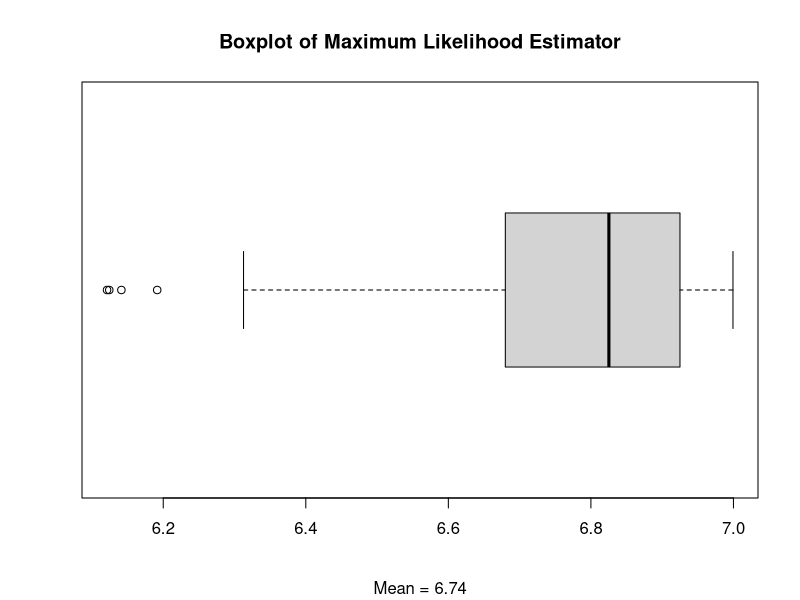
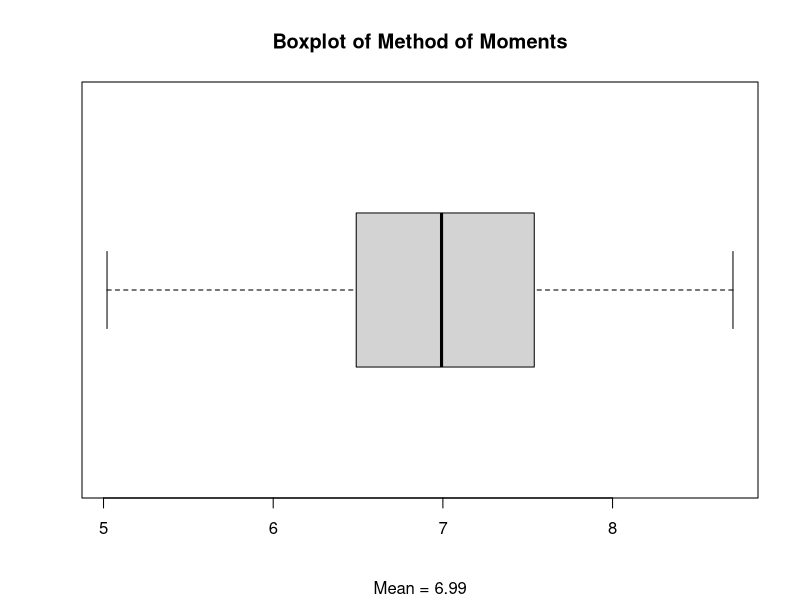
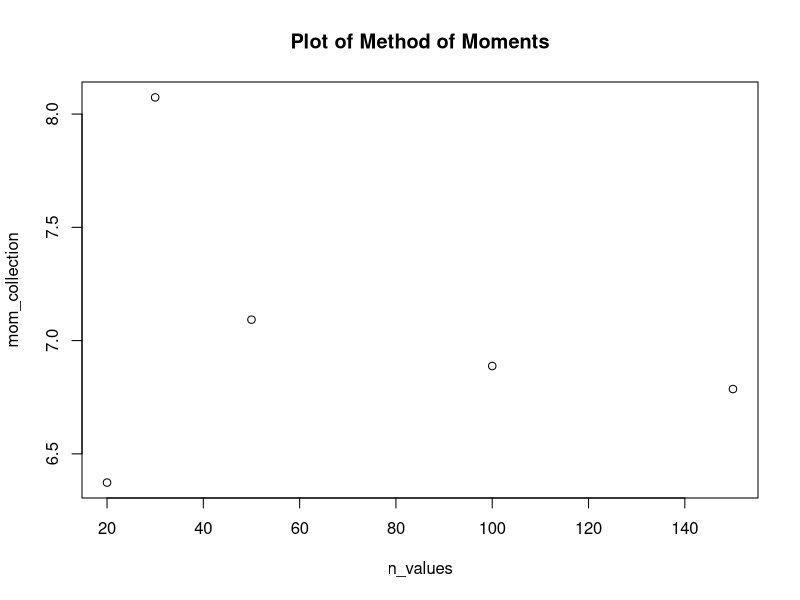
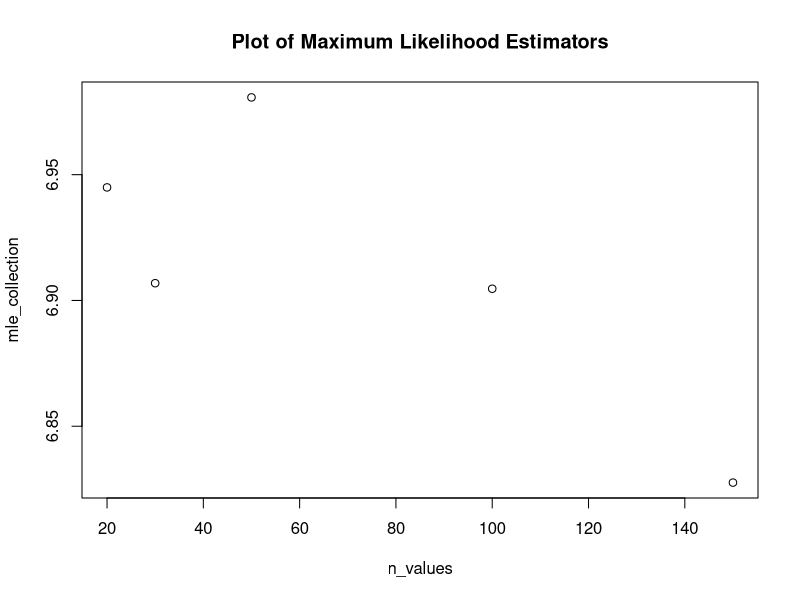

Here is the R script that generated these plots, in order:
## ---- chunk 1
x <- c(1.0, 2.4, 3.2, 1.3, 0.5, 3.2, 6.8)
mean(x)
var(x)
## ---- chunk 2
mle_collection <- c()
mom_collection <- c()
sample_sim <- function(size_of_sample, number_of_samples, show_plot) {
  mom = c()
  mle = c()
  
  for(i in 1:number_of_samples) {
    x = runif(size_of_sample, 0, 7)
    mle = c(mle, max(x))
    mom = c(mom, 2 * mean(x))
  }
  if(show_plot) {
    boxplot(mle, main="Boxplot of Maximum Likelihood Estimator", horizontal=TRUE, sub = "Mean = 6.74")
    boxplot(mom, main="Boxplot of Method of Moments", horizontal=TRUE, sub = "Mean = 6.99")
  }
  else {
    print("Maximum likelihood estimator")
    print(mle)
    print("Moment estimator")
    print(mom)
    mle_collection <<- c(mle_collection, mle)
    mom_collection <<- c(mom_collection, mom)
    #mle_collection = c(mle_collection, mle)
    #mom_collection = c(mom_collection, mom)
    #print(mom_collection)
  }
}
## ---- chunk 3
sample_sim(30, 100, TRUE)
## ---- chunk 4
x = sample_sim(20, 1, FALSE)
## ---- chunk 5
x = sample_sim(30, 1, FALSE)
## ---- chunk 6
x = sample_sim(50, 1, FALSE)
## ---- chunk 7
x = sample_sim(100, 1, FALSE)
## ---- chunk 8
x = sample_sim(150, 1, FALSE)
## ---- chunk 9
n_values <- c()
n_values = c(20, 30, 50, 100, 150)

plot(n_values, mom_collection, main = "Plot of Method of Moments")
plot(n_values, mle_collection, main = "Plot of Maximum Likelihood Estimators")
